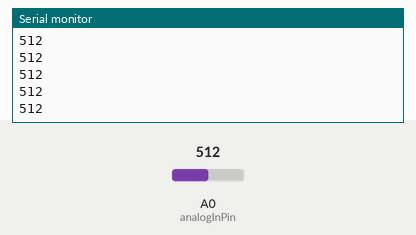
A sketch run on a simulated Arduino Uno, built with avr-gcc and run on an emulated ATmega328P. On the bench: the last lines printed to the serial monitor. Inputs (shaded band) come from the test bench; at power-on: A0 (analogInPin) = 512.

Above: at 1.2 s.
1.3 s: A0 (analogInPin) set to 716
At 2.1 s:
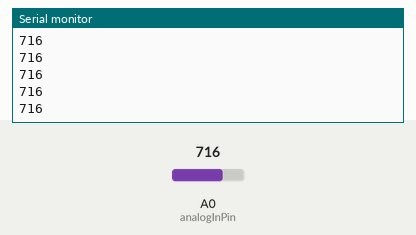
2.8 s: A0 (analogInPin) set to 900
At 3.7 s:
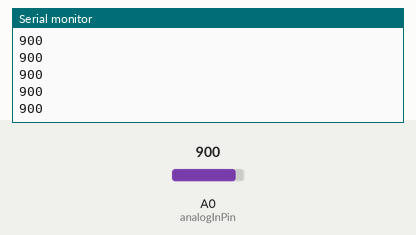
Timing chart, 0 to 5.8 s (numbered marks = the images above; inputs shaded):
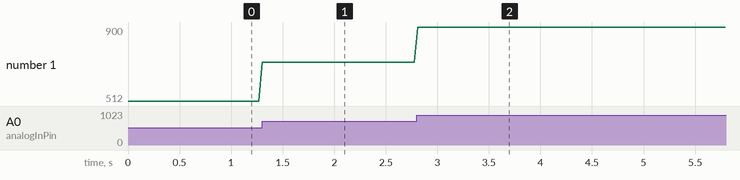

Measured:
- after the input at 1.3 s, the serial monitor: prints a new line at once (image 1)
- after the input at 2.8 s, the serial monitor: prints a new line at once (image 2)
- plotted number 1: 512 → 716 after the input at 1.3 s, 716 → 900 after the input at 2.8 s

The sketch:

MicOutSerial.ino
```cpp
const byte analogInPin = A0;  // Analog input pin that the potentiometer is attached to

int sensorValue = 0;        // value read from the pot

void setup() {
  // initialize serial communications at 9600 bps:
  Serial.begin(9600);
}

void loop() {
  // read the analog in value:
  sensorValue = analogRead(analogInPin);

  // print the results to the serial monitor:
  Serial.println(sensorValue);

  delay(34);
}
```
